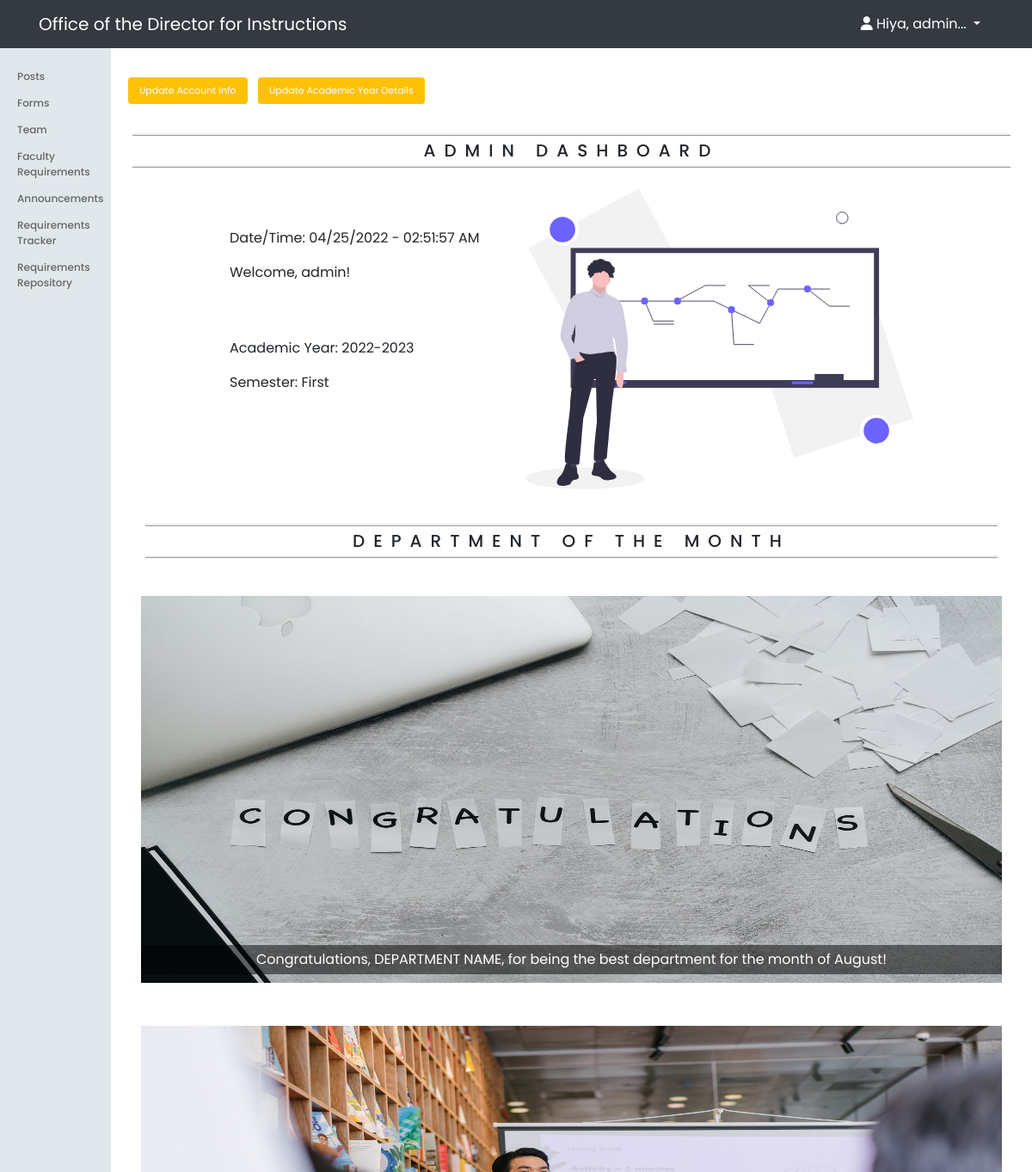
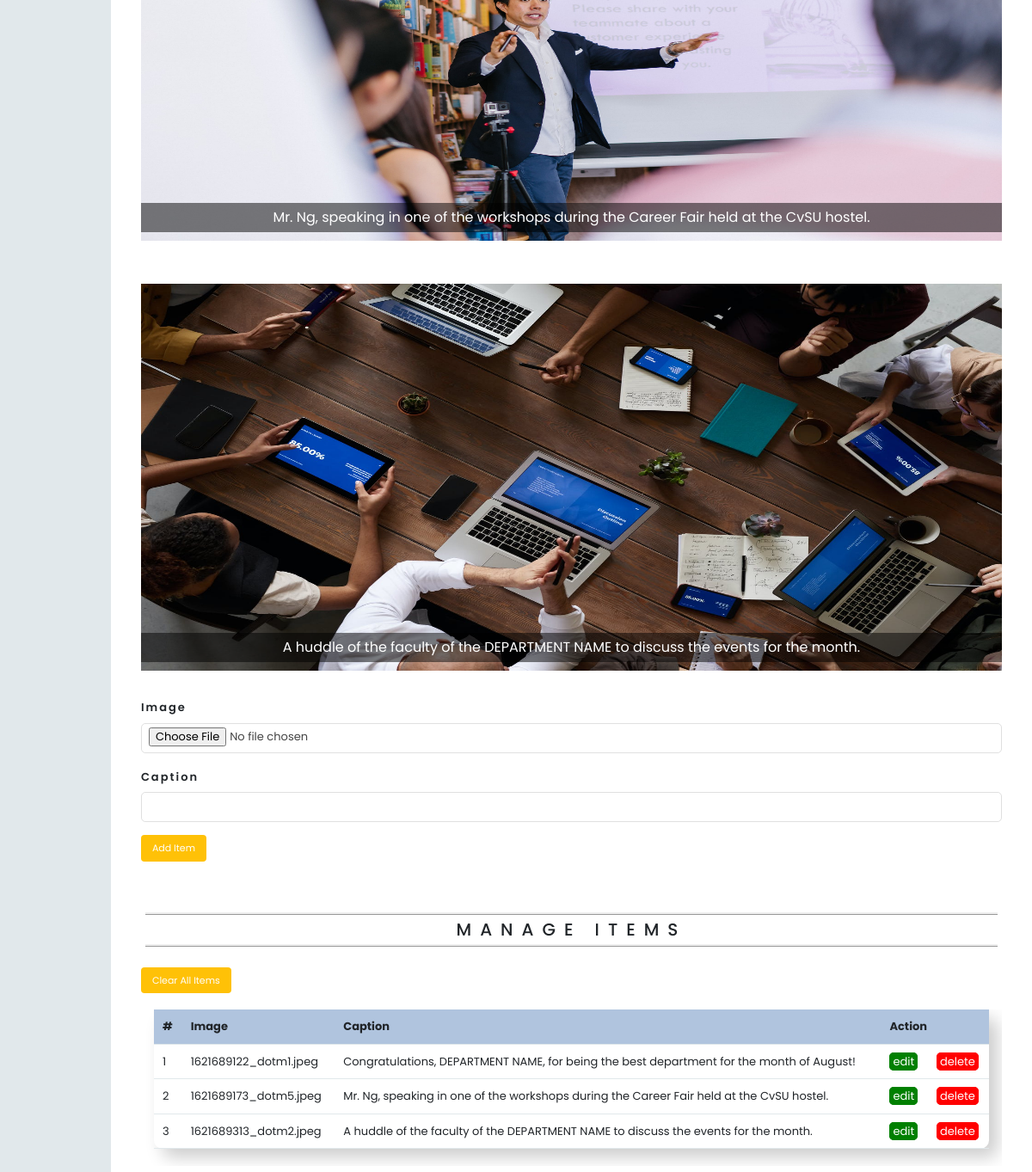
/admin/dashboard.php (signed in), run on the app's committed database (2 pictures, top to bottom).
### tables this page shows
CREATE TABLE `current_academic_details` (
  `id` int(11) NOT NULL,
  `current_academic_year` varchar(50) NOT NULL,
  `current_semester` varchar(50) NOT NULL,
  `autonotifemail` varchar(50) NOT NULL,
  `autonotifpassword` varchar(50) NOT NULL,
  `contactemail` varchar(50) NOT NULL
);

CREATE TABLE `dotm` (
  `id` int(11) NOT NULL,
  `image` varchar(255) NOT NULL,
  `caption` text NOT NULL
);

### app/database/db.php (called while the page is built, shortened)
<?php
require('connect.php');
function executeQuery($sql, $data)
{
	global $conn;
	$stmt = $conn->prepare($sql);
	$values = array_values($data);
	$types = str_repeat('s', count($values));
	$stmt->bind_param($types, ...$values);
	$stmt->execute();
	return $stmt;
}
function selectAll($table, $conditions = [])
{
	global $conn;
	$sql = "SELECT * FROM $table";
	if(empty($conditions)){
		$stmt = $conn->prepare($sql);
		$stmt->execute();
		$records = $stmt->get_result()->fetch_all(MYSQLI_ASSOC);
		return $records;
	} else {
		$i = 0;
		foreach ($conditions as $key => $value) {
			if($i == 0){
				$sql = $sql." WHERE $key=?";
			} else {
				$sql = $sql." AND $key=?";
			}
			$i++;
		}
		$stmt = executeQuery($sql, $conditions);
		$records = $stmt->get_result()->fetch_all(MYSQLI_ASSOC);
		return $records;
	}
}

### app/controllers/dotm.php (called while the page is built, shortened)
<?php
include(ROOT_PATH . "/app/database/db.php");
$table = 'dotm';
$entries = selectAll($table);
$caption = '';

### admin/dashboard.php (the view, shortened to what this page needs)
<?php include(ROOT_PATH . "/app/controllers/dotm.php");
$acad = selectAll('current_academic_details');
?>
<!DOCTYPE html>
<html lang="en">
    <head>
        <link rel="stylesheet"
            href="https://use.fontawesome.com/releases/v5.7.2/css/all.css"
>
        <link rel="stylesheet" href="../assets/css/style.css">
        <link rel="stylesheet" href="../assets/css/admin.css">
        <link rel="stylesheet" type="text/css" href="https://cdnjs.cloudflare.com/ajax/libs/owl-carousel/1.3.3/owl.carousel.min.css">
        <link rel="stylesheet" type="text/css" href="https://cdnjs.cloudflare.com/ajax/libs/owl-carousel/1.3.3/owl.theme.min.css">
        <link rel="stylesheet" href="https://maxcdn.bootstrapcdn.com/bootstrap/4.0.0/css/bootstrap.min.css">
        <link rel="stylesheet" href="<?php echo BASE_URL . '/assets/css/adminheader.css'; ?>">
    </head>
    <body onload=display_ct();>
        <?php include(ROOT_PATH . "/app/includes/adminHeader.php"); ?>
        <div class="admin-wrapper">
            <?php include(ROOT_PATH . "/app/includes/adminSidebar.php"); ?>
            <div class="admin-content">
                <div class="button-group">
                    <a href="edit.php?id=<?php echo $_SESSION['empid']; ?>" class="btn btn-big">Update Account Info</a>
                    <a href="editacadyeardetails.php" class="btn btn-big">Update Academic Year Details</a>
                </div>
                <div class="content">
                    <h2 class="page-title">Admin Dashboard</h2>
                    <div class="container img-bg">
                        <div class="row d-flex align-items-center">
                            <div class="col-12 col-lg-5 left">
                                <p>Date/Time: <span id="ct"></span></p>
                                <?php if (isset($_SESSION['empid'])): ?>
                                    <p>Welcome, <?php echo $_SESSION['firstname']; ?>!</p><br>
                                <?php endif; ?>
                                <br>
                                <p>Academic Year: <?php echo $acad[0]['current_academic_year']; ?></p>
                                <p>Semester: <?php echo $acad[0]['current_semester']; ?></p>
                            </div>
                            <div class="col-12 col-lg-7 right">
                                <img src="<?php echo BASE_URL . '/assets/images/prof.svg'; ?>">
                            </div>
                        </div>
                    </div>
                    <div class="container sec-below">
                        <h2 class="page-title">Department of the Month</h2>
                        <div id="dotm-slider" class="owl-carousel">
                            <?php foreach ($entries as $entry): ?>
                            <div class="dotm-content">
                                <img src="<?php echo BASE_URL . '/assets/images/' . $entry['image']; ?>">
                                <p class="description"><?php echo $entry['caption']; ?></p>
                            </div>
                            <?php endforeach; ?>
                        </div>
                         <form action="dashboard.php" method="post" enctype="multipart/form-data">
                            <div>
                                <label>Image</label>
                                <input type="file" name="image" class="text-input">
                            </div>
                            <div>
                            <label>Caption</label>
                            <input type="text" name="caption" value="<?php echo $caption ?>" class="text-input">
                        </div>
                            <div>
                            <button type="submit" name="add-item" class="btn btn-big">Add Item</button>
                        </div>
                        </form>
                    </div>
                    <div class="container sec-below">
                        <h2 class="page-title">Manage Items</h2>
                        <form action="dashboard.php" method="post">
                            <div>
                                <button type="delete" name="delete-all" class="btn btn-big">Clear All Items</button>
                            </div>
                        </form>
                        <div class="container test">
                        <table>
                        <thead>
                            <th>#</th>
                            <th>Image</th>
                            <th>Caption</th>
                            <th colspan="2">Action</th>
                        </thead>
                        <tbody>
                            <?php foreach ($entries as $key => $entry): ?>
                                <tr>
                                <td><?php echo $key + 1; ?></td>
                                <td><?php echo $entry['image'] ?></td>
                                <td><?php echo $entry['caption'] ?></td>
                                <td><a href="edit_dotm.php?edit_id=<?php echo $entry['id']; ?>" class="edit">edit</a></td>
                                <td><a href="dashboard.php?sadelete_id=<?php echo $entry['id']; ?>" class="delete">delete</a></td>
                            </tr>
                            <?php endforeach; ?>
                        </tbody>
                    </table>
                    </div>
                    </div>
                </div>
            </div>
        </div>
    </body>
</html>

### app/includes/adminHeader.php (shortened to what this page needs)
<nav class="navbar navbar-expand-md navbar-dark bg-dark fixed-top">
    <div class="container">
        <a class="navbar-brand" href="<?php echo BASE_URL . "/index.php"; ?>">Office of the Director for Instructions</a>
        <div class="collapse navbar-collapse" id="navbarSupportedContent">
            <ul class="navbar-nav ml-auto">
                <?php if (isset($_SESSION['empid'])): ?>
                    <li class="nav-item dropdown">
                        <a class="nav-link dropdown-toggle" href="#" id="navbarDropdown" role="button" data-toggle="dropdown">
                        <i class="fa fa-user"></i>
                        Hiya, <?php echo substr($_SESSION['firstname'], 0, 8) . '...'; ?>
                        </a>
                    </li>
                <?php endif; ?>
            </ul>
        </div>
    </div>
</nav>

### app/includes/adminSidebar.php
<div class="left-sidebar">
    <ul>
    	<li><a class="first" href="<?php echo BASE_URL . '/admin/posts/index.php'; ?>">Posts</a></li>
        <li><a href="<?php echo BASE_URL . '/admin/downloadableforms/index.php'; ?>">Forms</a></li>
        <li><a href="<?php echo BASE_URL . '/admin/team/index.php'; ?>">Team</a></li>
        <li><a href="<?php echo BASE_URL . '/admin/requirements/index.php'; ?>">Faculty Requirements</a></li>
        <li><a href="<?php echo BASE_URL . '/admin/announcements/index.php'; ?>">Announcements</a></li>
        <li><a href="<?php echo BASE_URL . '/admin/tracker/index.php'; ?>">Requirements Tracker</a></li>
        <li><a href="<?php echo BASE_URL . '/admin/repository/index.php'; ?>">Requirements Repository</a></li>
    </ul>
</div>

### assets/css/style.css (style rules this page uses)
* { box-sizing: border-box; font-family: 'Poppins', sans-serif; }
html, body { height: 100%; padding: 0px; margin: 0px; }
h1, h2, h3, h4, h5, h6 { color: #5c5b5b; margin: 5px; }
a { text-decoration: none!important; color: inherit; }
.btn { padding: .3rem .6rem; background: #ffc107; color: white; border: 1px solid transparent; border-radius: .25rem; font-size: 11px !important; }
.btn-big { padding: .6rem 1.2rem; margin-right: 8px; margin-bottom: 4px; line-height: 1.2rem; }
.text-input { padding: .3rem .5rem; display: block; width: 100%; border-radius: 5px; border: 1px solid #e0e0e0; outline: none; color: #444; line-height: 1rem; font-size: 13px; height: 35px!important; }
.content { width: 100%; margin: 30px auto 30px; }
.content .img-bg { position: relative; width: 80%; }
.admin-content .img-bg .row .left { margin-bottom: 50px; }
.content .img-bg .row .left p { top: 0; text-align: left; height: 100%; }
.content .img-bg .right img { width: 100%; height: 100%; text-align: center; }

### assets/css/admin.css (style rules this page uses)
.admin-wrapper { display: flex; height: 100%; padding-top: 50px; background: white; }
.admin-wrapper .left-sidebar { flex: 1; height: 100%; background: #e1e8eb; }
.admin-wrapper .left-sidebar ul { list-style: none; margin: 0px; padding: 0px; }
.admin-wrapper .left-sidebar ul .first { padding-top: 30px; }
.admin-wrapper .left-sidebar ul li a { text-align: left; font-size: 12px; padding: 8px 0px 5px 20px; display: block; color: #666; font-weight: 500; }
.admin-wrapper .admin-content { flex: 8; height: 100%; padding: 40px 20px 20px 20px; overflow-y: scroll; }
.admin-wrapper .admin-content label { font-size: 13px; padding-right: 5px; font-weight: 600; letter-spacing: 2px; }
.admin-content .page-title { text-transform: uppercase; font-size: 20px; text-align: center; margin-bottom: 1.5rem; border-top: ridge; border-bottom: ridge; padding: 5px 0; letter-spacing: 10px; }
.dotm-content { display: inline-block; position: relative; margin-top: 20px; width: 100%; height: 480px; }
.dotm-content img { width: 100%; height: 450px; }
.dotm-content .description { position: absolute; color: white; bottom: 5%; background-color: rgba(0,0,0,0.5); padding: 5px; width: 100%; text-align: center; }
.test { width: 100%; }
.admin-content .sec-below { padding-top: 40px; }
table { table-layout: auto; position: inherit; width: 100%; font-size: 13px; border-radius: 10px; padding: 5px 10px; margin-bottom: 20px; box-shadow: 10px 10px 20px rgba(0,0,0,0.2); }
th, td { padding: 10px; text-align: left; border-bottom: 1px solid #e1e8eb; text-overflow: hidden; }
td { width: auto!important; }
thead { background-color: lightsteelblue!important; }
.edit { padding: 0 3px; color: white; border: solid 1px green; background: green; border-radius: 5px; }
.delete { padding: 0 3px; color: white; border: solid 1px red; background: red; border-radius: 5px; }
form div { margin-bottom: 15px; }
@media only screen and (max-width: 1340px) { .test { overflow-y: scroll; overflow-x: scroll; } }

### assets/css/adminheader.css (style rules this page uses)
body, input { font-family: 'Poppins', sans-serif; }
.navbar { z-index: 100000; min-height: 50px!important; background-color: #343A40 !important; }
.navbar-dark .navbar-nav .nav-link { color: rgba(255,255,255,1); padding: 0 15px; }

### data on the page
current_academic_details: current_academic_year "2022-2023", current_semester "First"
dotm: image (picture), caption "Congratulations, DEPARTMENT NAME, for being the best department for the month of August!", image "1621689122_dotm1.jpeg"
dotm: image (picture), caption "Mr. Ng, speaking in one of the workshops during the Career Fair held at the CvSU hostel.", image "1621689173_dotm5.jpeg"
dotm: image (picture), caption "A huddle of the faculty of the DEPARTMENT NAME to discuss the events for the month.", image "1621689313_dotm2.jpeg"

### other printed values
substr($_SESSION['firstname'], 0, 8) "admin"
$_SESSION['firstname'] "admin"
